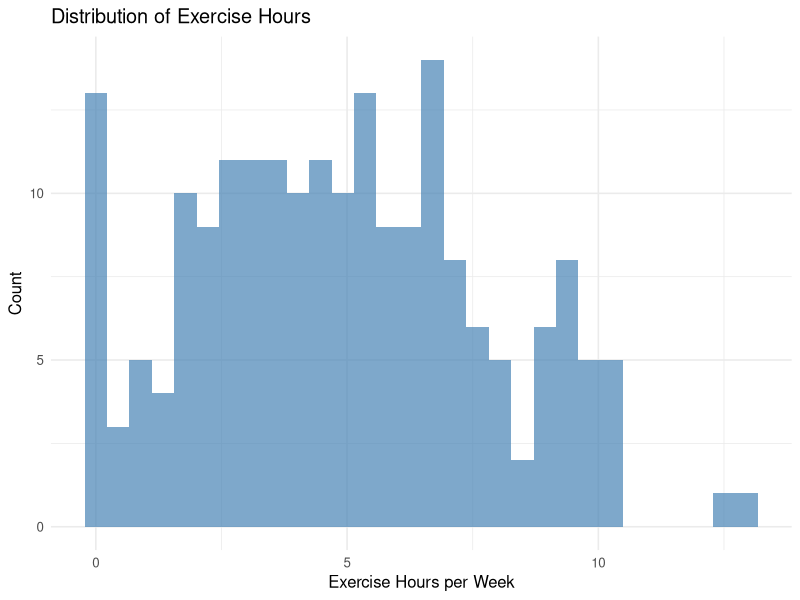
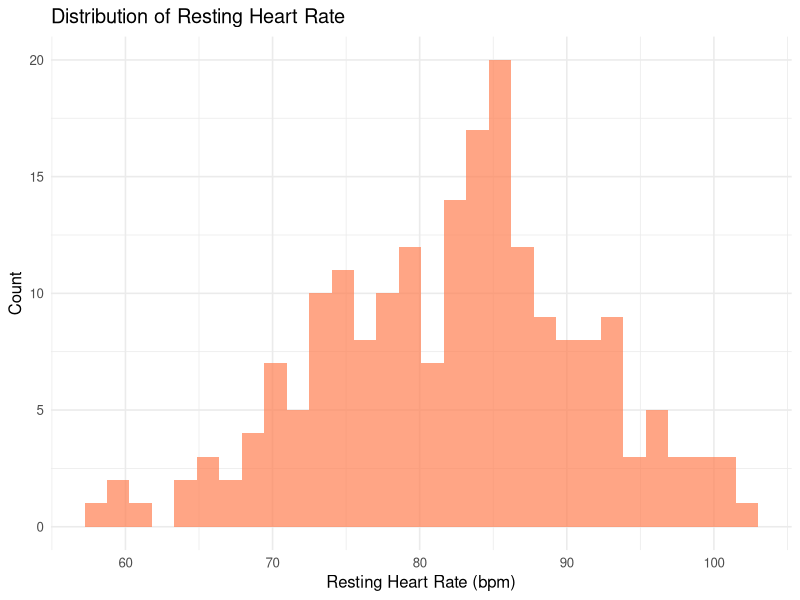
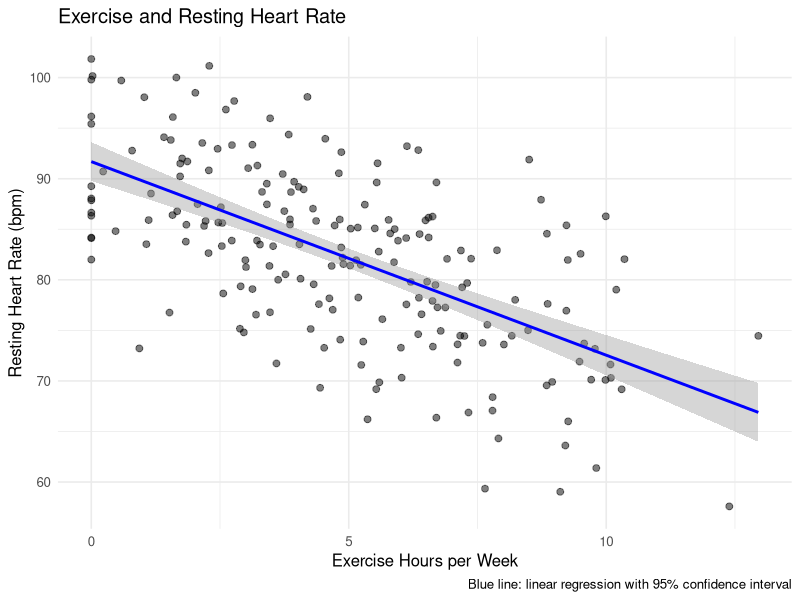
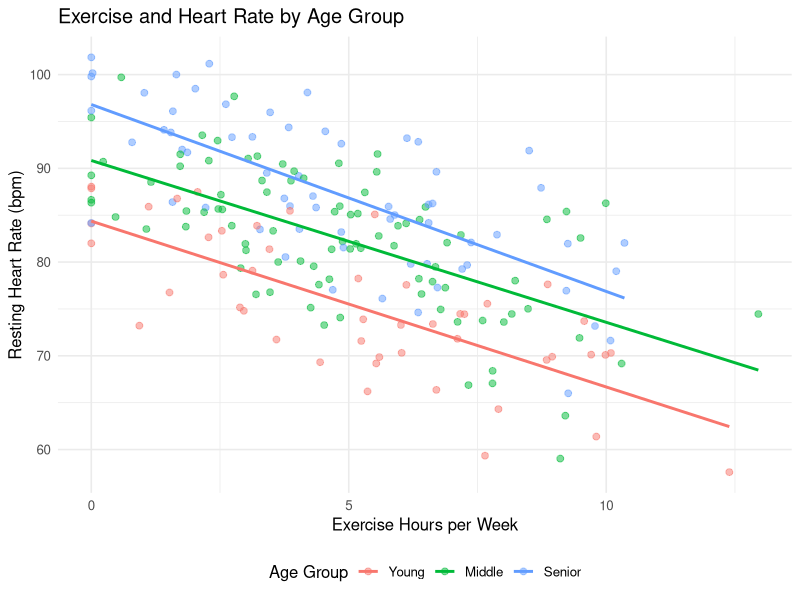
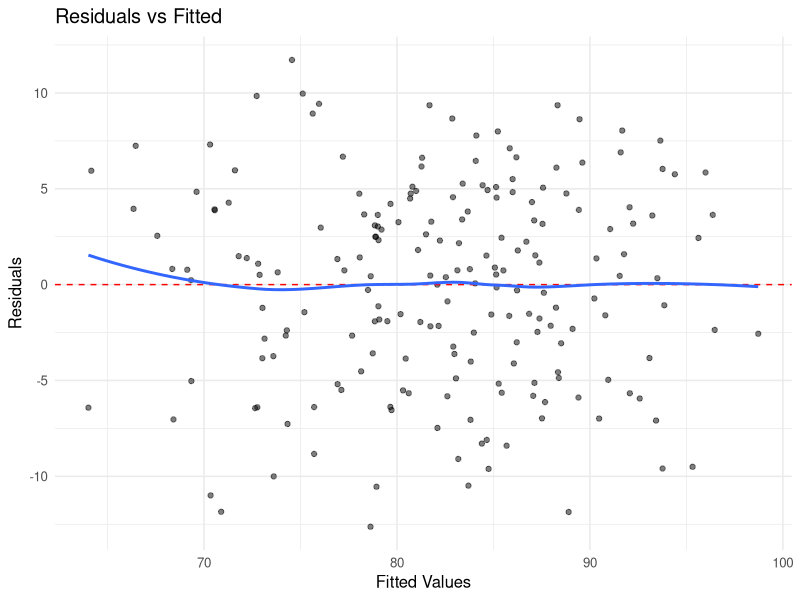
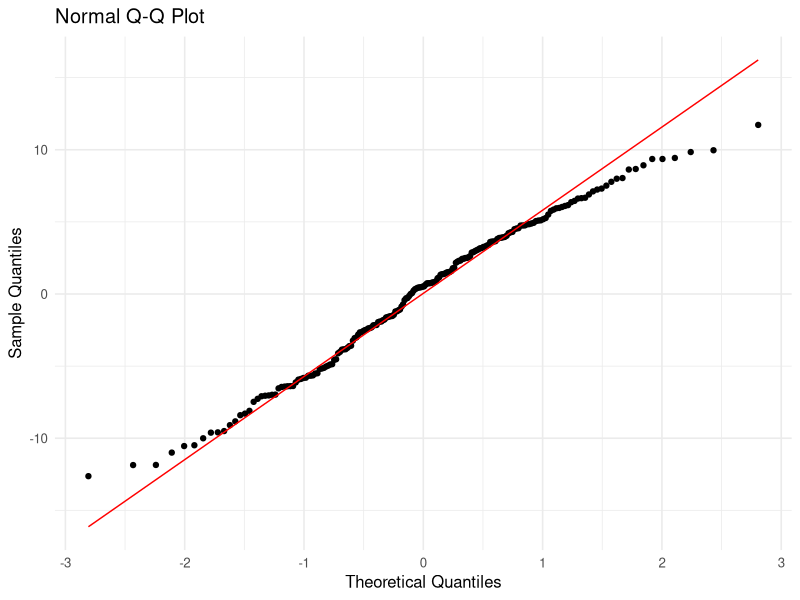
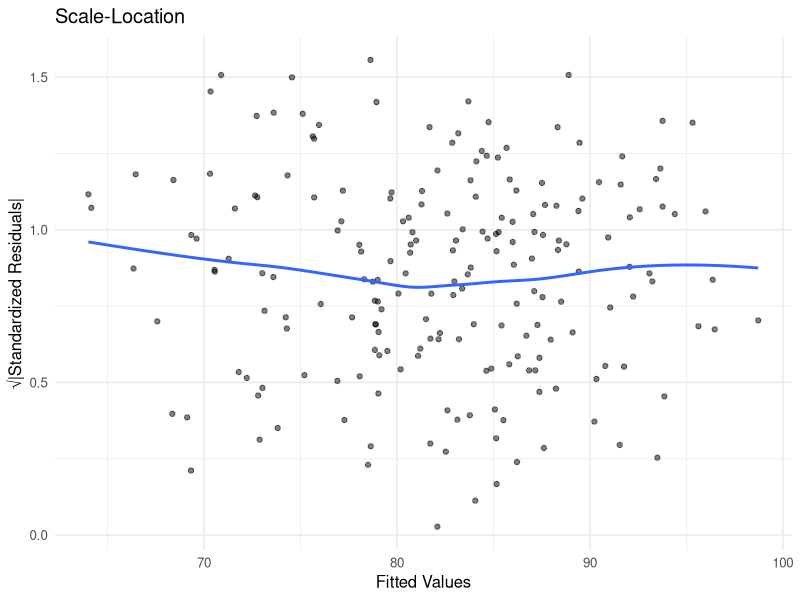
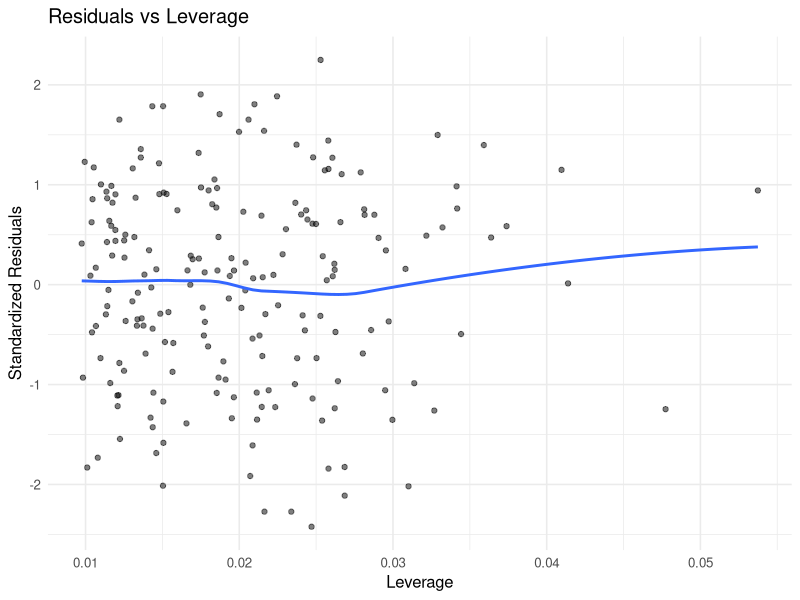

The R script that drew these images, in order: (Note: this script raises an error after producing the figures.)
## ---- chunk 1
# Load required packages
library(tidyverse)    # Data manipulation and visualization
library(broom)        # Tidy model outputs
library(car)          # Regression diagnostics
library(lmtest)       # Testing linear regression models
library(knitr)        # Knitr options
library(skimr)        # Detailed data summaries

# Set default ggplot theme for consistent visualizations
theme_set(theme_minimal(base_size = 12))

# Set knitr options
opts_chunk$set(
  echo = TRUE,           # Show code
  message = FALSE,       # Hide messages
  warning = FALSE,       # Hide warnings
  fig.width = 8,        # Default figure width
  fig.height = 5,       # Default figure height
  fig.align = "center"  # Center figures
)

# Set seed for reproducibility
set.seed(42)
## ---- chunk 2
# For this template, we'll generate simulated data
# In your analysis, replace this with:
# data <- read_csv("path/to/your/data.csv")

# Simulated data: Exercise and heart rate
health_data <- tibble(
  id = 1:200,
  age = sample(18:65, 200, replace = TRUE),
  age_group = cut(age, breaks = c(0, 30, 50, 100), 
                  labels = c("Young", "Middle", "Senior")),
  sex = sample(c("Male", "Female"), 200, replace = TRUE),
  exercise_hours = pmax(0, rnorm(200, mean = 5, sd = 3)),
  resting_hr = 80 - 2 * exercise_hours + 0.3 * age + rnorm(200, sd = 5),
  weight_kg = rnorm(200, mean = 70, sd = 15)
)

# Display first few rows
head(health_data)
## ---- chunk 3
# Data structure
glimpse(health_data)

# Comprehensive summary using skimr
skim(health_data)
## ---- chunk 4
# Summary statistics for key variables
health_data %>%
  select(age, exercise_hours, resting_hr, weight_kg) %>%
  summary()

# Group-wise summaries
health_data %>%
  group_by(age_group) %>%
  summarize(
    n = n(),
    mean_exercise = mean(exercise_hours),
    mean_hr = mean(resting_hr),
    sd_hr = sd(resting_hr)
  ) %>%
  kable(digits = 2, caption = "Summary Statistics by Age Group")
## ---- chunk 5
# Distribution of key variables
p1 <- ggplot(health_data, aes(x = exercise_hours)) +
  geom_histogram(bins = 30, fill = "steelblue", alpha = 0.7) +
  labs(title = "Distribution of Exercise Hours", 
       x = "Exercise Hours per Week", y = "Count")

p2 <- ggplot(health_data, aes(x = resting_hr)) +
  geom_histogram(bins = 30, fill = "coral", alpha = 0.7) +
  labs(title = "Distribution of Resting Heart Rate",
       x = "Resting Heart Rate (bpm)", y = "Count")

# Display plots
p1
p2
## ---- chunk 6
# Main relationship of interest
ggplot(health_data, aes(x = exercise_hours, y = resting_hr)) +
  geom_point(alpha = 0.5, size = 2) +
  geom_smooth(method = "lm", se = TRUE, color = "blue") +
  labs(
    title = "Exercise and Resting Heart Rate",
    x = "Exercise Hours per Week",
    y = "Resting Heart Rate (bpm)",
    caption = "Blue line: linear regression with 95% confidence interval"
  )
## ---- chunk 7
# By age group
ggplot(health_data, aes(x = exercise_hours, y = resting_hr, color = age_group)) +
  geom_point(alpha = 0.5, size = 2) +
  geom_smooth(method = "lm", se = FALSE) +
  labs(
    title = "Exercise and Heart Rate by Age Group",
    x = "Exercise Hours per Week",
    y = "Resting Heart Rate (bpm)",
    color = "Age Group"
  ) +
  theme(legend.position = "bottom")
## ---- chunk 8
# Count missing values
health_data %>%
  summarize(across(everything(), ~sum(is.na(.)))) %>%
  pivot_longer(everything(), names_to = "Variable", values_to = "Missing") %>%
  filter(Missing > 0) %>%
  kable(caption = "Missing Values by Variable")

# Note: Our simulated data has no missing values
## ---- chunk 9
# Fit the model
model_simple <- lm(resting_hr ~ exercise_hours, data = health_data)

# Tidy output
tidy(model_simple, conf.int = TRUE) %>%
  kable(digits = 3, caption = "Simple Linear Regression Results")

# Model statistics
glance(model_simple) %>%
  select(r.squared, adj.r.squared, sigma, statistic, p.value) %>%
  kable(digits = 3, caption = "Model Fit Statistics")
## ---- chunk 10
# Include additional predictors
model_multiple <- lm(resting_hr ~ exercise_hours + age + sex, data = health_data)

# Tidy output
tidy(model_multiple, conf.int = TRUE) %>%
  kable(digits = 3, caption = "Multiple Regression Results")

# Model comparison
glance(model_multiple) %>%
  select(r.squared, adj.r.squared, AIC, BIC) %>%
  kable(digits = 3, caption = "Multiple Regression Fit Statistics")
## ---- chunk 11
# Get augmented data with residuals
model_data <- augment(model_multiple)

# Create diagnostic plots
p1 <- ggplot(model_data, aes(x = .fitted, y = .resid)) +
  geom_point(alpha = 0.5) +
  geom_hline(yintercept = 0, linetype = "dashed", color = "red") +
  geom_smooth(se = FALSE) +
  labs(title = "Residuals vs Fitted", x = "Fitted Values", y = "Residuals")

p2 <- ggplot(model_data, aes(sample = .resid)) +
  stat_qq() +
  stat_qq_line(color = "red") +
  labs(title = "Normal Q-Q Plot", x = "Theoretical Quantiles", y = "Sample Quantiles")

p3 <- ggplot(model_data, aes(x = .fitted, y = sqrt(abs(.std.resid)))) +
  geom_point(alpha = 0.5) +
  geom_smooth(se = FALSE) +
  labs(title = "Scale-Location", x = "Fitted Values", y = "√|Standardized Residuals|")

p4 <- ggplot(model_data, aes(x = .hat, y = .std.resid)) +
  geom_point(alpha = 0.5) +
  geom_smooth(se = FALSE) +
  labs(title = "Residuals vs Leverage", x = "Leverage", y = "Standardized Residuals")

# Display all plots
p1
p2
p3
p4
## ---- chunk 12
# Formal tests (use with caution)
# Normality of residuals
shapiro_test <- shapiro.test(residuals(model_multiple))
cat("Shapiro-Wilk test p-value:", round(shapiro_test$p.value, 4), "\n")

# Homoscedasticity
bp_test <- bptest(model_multiple)
cat("Breusch-Pagan test p-value:", round(bp_test$p.value, 4), "\n")

# Multicollinearity
cat("\nVariance Inflation Factors:\n")
vif(model_multiple)
## ---- chunk 13
# Create prediction plot
new_data <- expand_grid(
  exercise_hours = seq(0, 12, by = 0.5),
  age = mean(health_data$age),
  sex = "Male"
)

predictions <- augment(model_multiple, newdata = new_data)

ggplot() +
  geom_point(data = health_data, aes(x = exercise_hours, y = resting_hr),
             alpha = 0.3) +
  geom_line(data = predictions, aes(x = exercise_hours, y = .fitted),
            color = "blue", linewidth = 1) +
  geom_ribbon(data = predictions, 
              aes(x = exercise_hours, ymin = .fitted - 1.96 * .se.fit,
                  ymax = .fitted + 1.96 * .se.fit),
              alpha = 0.2, fill = "blue") +
  labs(
    title = "Predicted Effect of Exercise on Resting Heart Rate",
    x = "Exercise Hours per Week",
    y = "Resting Heart Rate (bpm)",
    caption = "Adjusted for age and sex; ribbon shows 95% confidence interval"
  )
## ---- chunk 14
sessionInfo()
